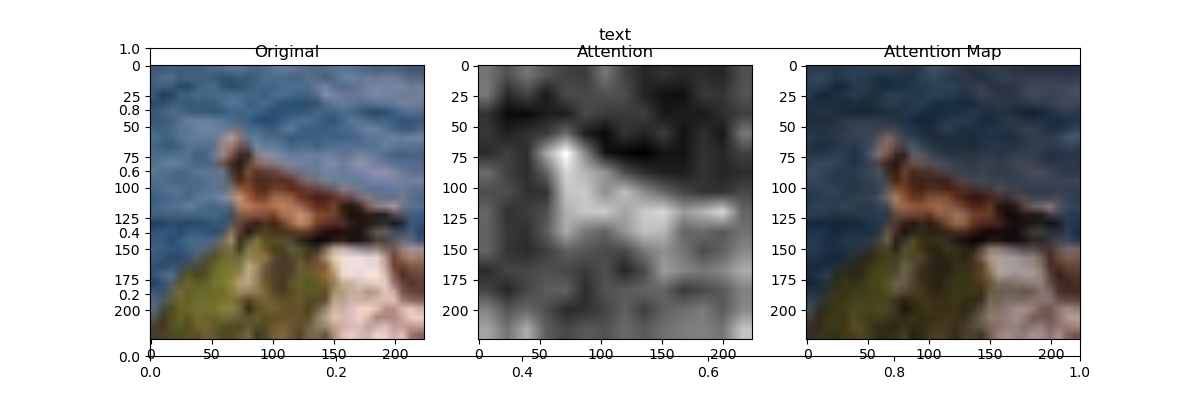

Write the Python code that produced this figure.
import torch
import torchvision
from model import ViTForImageClassification
import torchvision.transforms as transforms
import matplotlib.pyplot as plt
import cv2
import numpy as np
from itertools import islice
import json




def visualize(testloader=None, model=None):
    
    # 可视化
    device = torch.device("cuda" if torch.cuda.is_available() else "cpu")
    if model is None:
        try:
            model = ViTForImageClassification.from_pretrained("vit-base-patch16-224-in21k", num_labels=100, output_attentions = True, attn_implementation="eager")
            model.load_state_dict(torch.load("last_ckpt.pth"))
            model.to(device)
        except:
            raise ValueError("Please provide a model to evaluate.")
    if testloader is None:
        # 加载并预处理CIFAR-100数据集
        transform = transforms.Compose([
            transforms.Resize((224, 224)),  # ViT期望的输入尺寸
            transforms.ToTensor(),
            transforms.Normalize(0.5, 0.5)
        ])
        testset = torchvision.datasets.CIFAR100(root='./data', train=False,
                                       download=True, transform=transform)
        testloader = torch.utils.data.DataLoader(testset, batch_size=1,
                                                 shuffle=False, num_workers=8)

    labels_name = testset.classes
    with torch.no_grad():
        choose_image = 3  # 要提取的批次索引（从1开始）

        data = next(islice(iter(testloader), choose_image - 1, choose_image))

        images, labels = data
        images, labels = images.to(device), labels.to(device)
        outputs = model(images)
        _, predicted = torch.max(outputs.logits.data, 1)

        predicted_label_name = labels_name[predicted]
        label_name = labels_name[labels]
        
        print(f"{'Correct' if label_name == predicted_label_name else 'Error'}. Predict [{label_name}] as [{predicted_label_name}].")

        att_mat = outputs.attentions
        att_mat = torch.stack(att_mat).squeeze(1).cpu()
        image = images.squeeze(dim=0)

        image_np = image.permute(1, 2, 0).cpu().numpy()

        image_np = ((image_np+1)/2 * 255).astype(np.uint8)


        image_bgr = cv2.cvtColor(image_np, cv2.COLOR_RGB2BGR)
        im = image_np
        # cv2.imwrite("tempim.png",image_bgr)


        # Average the attention weights across all heads.
        att_mat = torch.mean(att_mat, dim=1)

        # To account for residual connections, we add an identity matrix to the
        # attention matrix and re-normalize the weights.
        residual_att = torch.eye(att_mat.size(1))
        aug_att_mat = att_mat + residual_att
        aug_att_mat = aug_att_mat / aug_att_mat.sum(dim=-1).unsqueeze(-1)

        # Recursively multiply the weight matrices
        joint_attentions = torch.zeros(aug_att_mat.size())
        joint_attentions[0] = aug_att_mat[0]

        for n in range(1, aug_att_mat.size(0)):
            joint_attentions[n] = torch.matmul(aug_att_mat[n], joint_attentions[n-1])
            
        # Attention from the output token to the input space.
        v = joint_attentions[-1]
        grid_size = int(np.sqrt(aug_att_mat.size(-1)))
        mask = v[0, 1:].reshape(grid_size, grid_size).detach().numpy()
        mask = cv2.resize(mask / mask.max(), im.shape[:2])[..., np.newaxis]
        result = (mask * im).astype("uint8")



        plt.figure(figsize = (12,4))

        plt.subplot(1,3,1)
        plt.title('Original')
        plt.imshow(im)

        plt.subplot(1,3,2)
        plt.title("Attention")
        plt.imshow(mask, cmap='gray')

        plt.subplot(1,3,3)
        plt.title('Attention Map')
        plt.imshow(result)

        plt.savefig("visualize.png")




if __name__ == "__main__":
    visualize()